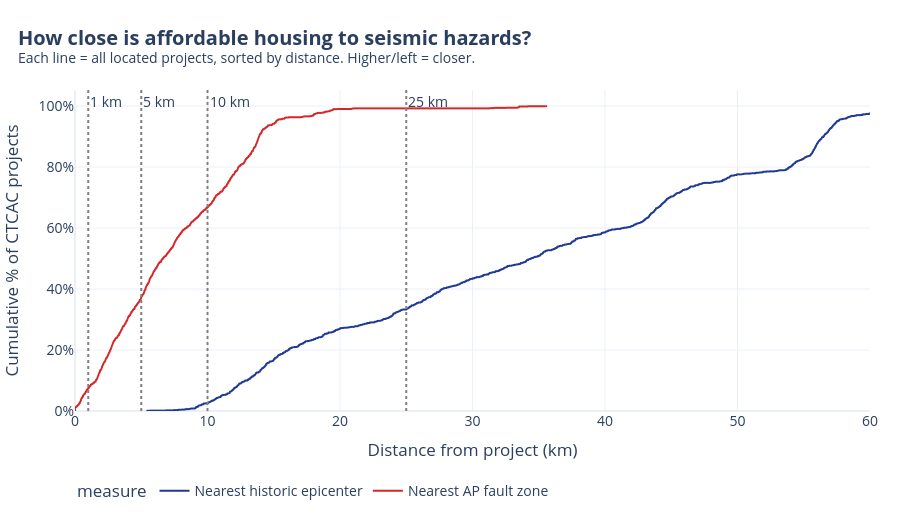

The cell this chart's notebook holds for it:
### Markdown cell above
There are two lines, and each one covers all 1,472 located housing projects. The blue line measures each project’s distance to the nearest historic earthquake epicenter. The red line measures distance to the nearest Alquist-Priolo (AP) fault zone.

### Code cell
long = result[["Project Name","county","dist_km","dist_ap_km"]].melt(
    id_vars=["Project Name","county"], var_name="measure", value_name="km")
long["measure"] = long["measure"].map({"dist_km":"Nearest historic epicenter",
                                       "dist_ap_km":"Nearest AP fault zone"})
fig = px.ecdf(long, x="km", color="measure", ecdfnorm="percent",
              hover_data=["Project Name","county"], color_discrete_sequence=["#1f3a93","#d62728"])
for k in [1, 5, 10, 25]:
    fig.add_vline(x=k, line_dash="dot", line_color="gray", annotation_text=f"{k} km")
fig.update_xaxes(title="Distance from project (km)", range=[0, 60])
fig.update_yaxes(title="Cumulative % of CTCAC projects", ticksuffix="%")
style(fig, "How close is affordable housing to seismic hazards?",
      "Each line = all located projects, sorted by distance. Higher/left = closer.").show()

### Figure 1 — Plotly figure (JSON) as saved in the notebook; plotly's stock layout.template omitted (floating-point values rounded to 4 significant figures; data arrays with more than 128 entries replaced by an {"elided": "..."} marker saying what was removed)
{"data": [{"customdata": {"elided": "1472x2 str values"}, "hovertemplate": "measure=Nearest historic epicenter<br>km=%{x}<br>percent=%{y}<br>Project Name=%{customdata[0]}<br>county=%{customdata[1]}<extra></extra>", "legendgroup": "Nearest historic epicenter", "line": {"dash": "solid", "shape": "hv"}, "marker": {"color": "#1f3a93", "symbol": "circle"}, "mode": "lines", "name": "Nearest historic epicenter", "showlegend": true, "type": "scattergl", "x": {"elided": "1472 float values"}, "xaxis": "x", "y": {"elided": "1472 float values"}, "yaxis": "y"}, {"customdata": {"elided": "1472x2 str values"}, "hovertemplate": "measure=Nearest AP fault zone<br>km=%{x}<br>percent=%{y}<br>Project Name=%{customdata[0]}<br>county=%{customdata[1]}<extra></extra>", "legendgroup": "Nearest AP fault zone", "line": {"dash": "solid", "shape": "hv"}, "marker": {"color": "#d62728", "symbol": "circle"}, "mode": "lines", "name": "Nearest AP fault zone", "showlegend": true, "type": "scattergl", "x": {"elided": "1472 float values"}, "xaxis": "x", "y": {"elided": "1472 float values"}, "yaxis": "y"}], "layout": {"annotations": [{"showarrow": false, "text": "1 km", "x": 1, "xanchor": "left", "xref": "x", "y": 1, "yanchor": "top", "yref": "y domain"}, {"showarrow": false, "text": "5 km", "x": 5, "xanchor": "left", "xref": "x", "y": 1, "yanchor": "top", "yref": "y domain"}, {"showarrow": false, "text": "10 km", "x": 10, "xanchor": "left", "xref": "x", "y": 1, "yanchor": "top", "yref": "y domain"}, {"showarrow": false, "text": "25 km", "x": 25, "xanchor": "left", "xref": "x", "y": 1, "yanchor": "top", "yref": "y domain"}], "font": {"size": 14}, "height": 520, "hoverlabel": {"font": {"size": 13}}, "legend": {"orientation": "h", "title": {"text": "measure"}, "tracegroupgap": 0, "y": -0.2}, "margin": {"b": 60, "l": 60, "r": 30, "t": 90}, "shapes": [{"line": {"color": "gray", "dash": "dot"}, "type": "line", "x0": 1, "x1": 1, "xref": "x", "y0": 0, "y1": 1, "yref": "y domain"}, {"line": {"color": "gray", "dash": "dot"}, "type": "line", "x0": 5, "x1": 5, "xref": "x", "y0": 0, "y1": 1, "yref": "y domain"}, {"line": {"color": "gray", "dash": "dot"}, "type": "line", "x0": 10, "x1": 10, "xref": "x", "y0": 0, "y1": 1, "yref": "y domain"}, {"line": {"color": "gray", "dash": "dot"}, "type": "line", "x0": 25, "x1": 25, "xref": "x", "y0": 0, "y1": 1, "yref": "y domain"}], "title": {"text": "<b>How close is affordable housing to seismic hazards?</b><br><sup>Each line = all located projects, sorted by distance. Higher/left = closer.</sup>", "x": 0.02}, "xaxis": {"anchor": "y", "domain": [0, 1], "range": [0, 60], "title": {"text": "Distance from project (km)"}}, "yaxis": {"anchor": "x", "domain": [0, 1], "rangemode": "tozero", "ticksuffix": "%", "title": {"text": "Cumulative % of CTCAC projects"}}}}
